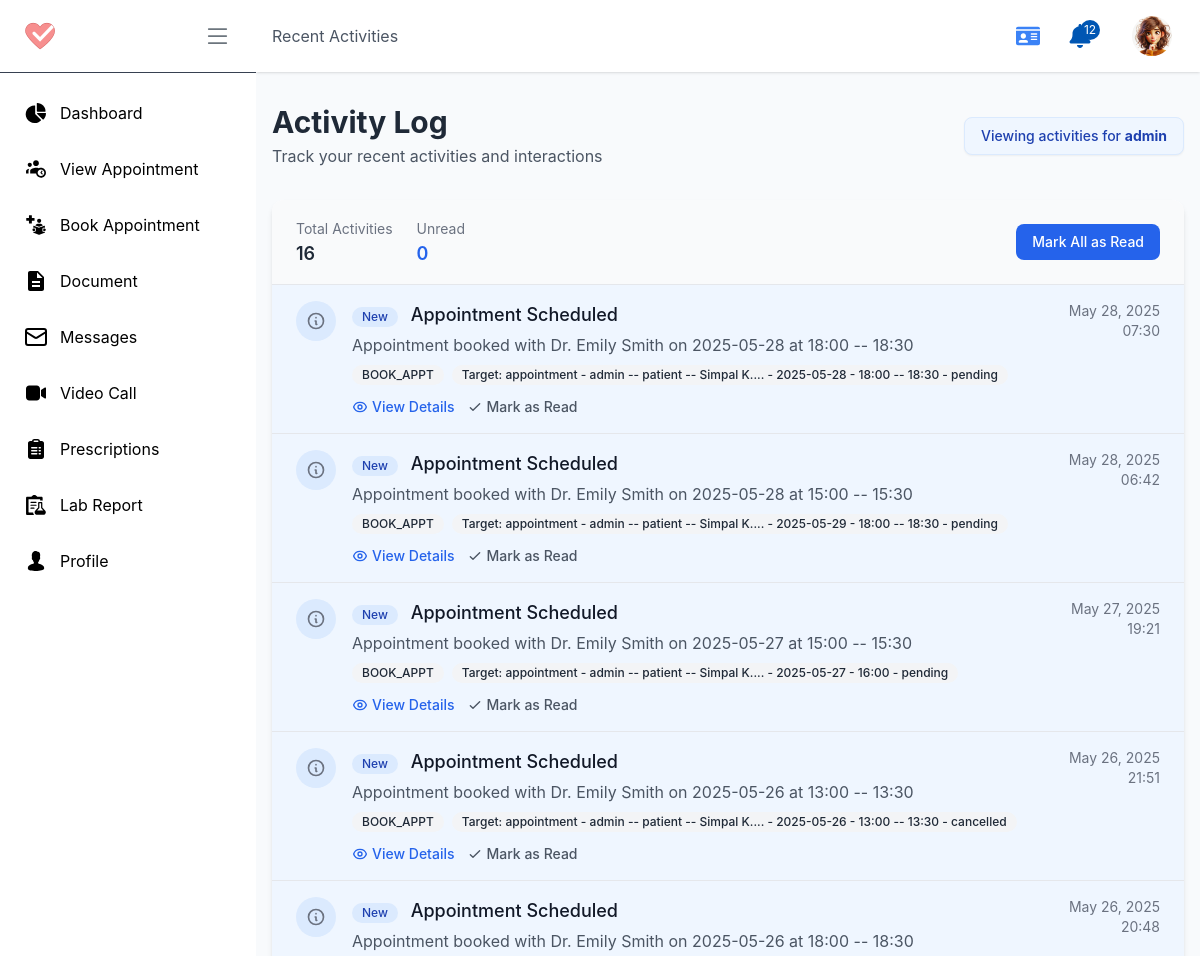
Before: /p/activities/ (signed in, upper part) with the older database file.
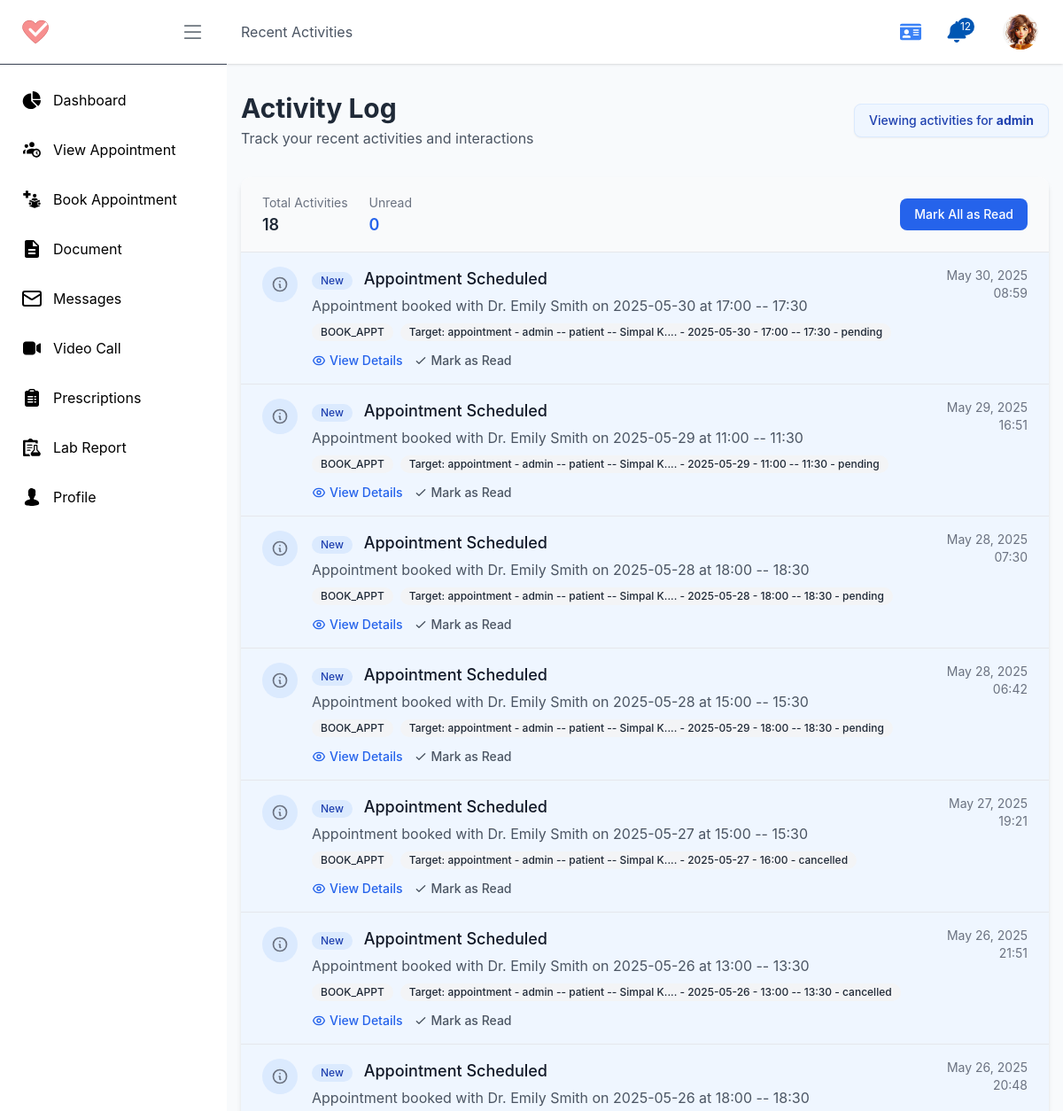
After: the same page with the newer database file.
### account/models.py (models this page shows, shortened)
class ActivityLog(models.Model):
    profile = models.ForeignKey(Profile, on_delete=models.CASCADE, related_name="activity_logs")
    action = models.CharField(max_length=50)
    title = models.CharField(max_length=255, blank=True)
    description = models.TextField(blank=True)
    timestamp = models.DateTimeField(auto_now_add=True)
    viewed = models.BooleanField(default=False)
    target_content_type = models.ForeignKey(
        ContentType, on_delete=models.CASCADE, null=True, blank=True
    )
    target_object_id = models.PositiveIntegerField(null=True, blank=True)
    target = GenericForeignKey("target_content_type", "target_object_id")
    class Meta:
        ordering = ["-timestamp"]
    def get_target_display(self):
        if self.target_content_type:
            return f"{self.target_content_type.model} - {self.target}"
        return "No target"

class Profile(models.Model):
    user = models.OneToOneField(User, on_delete=models.CASCADE, related_name="profile")
    role = models.CharField(max_length=10, choices=USER_ROLES, default='patient')
    profile_pic = models.ImageField(upload_to='profile_pictures/', default='profile_pictures/default.jpg')
    phone_regex = RegexValidator(regex=r'^\+?1?\d{9,15}$', message="Phone number must be entered in the format: '+999999999'. Up to 15 digits allowed.")
    ph_number = models.CharField(validators=[phone_regex], max_length=16, blank=True) # validators should be a list
    address = models.CharField(max_length=255, blank=True)
    date_of_birth = models.DateField(null=True, blank=True)
    gender = models.CharField(max_length=10, choices=[('male', 'Male'), ('female', 'Female'), ('other', 'Other')], blank=True)
    email_notification = models.BooleanField(default=True)
    sms_notification = models.BooleanField(default=True)
    reminders = models.BooleanField(default=True)
    created_at = models.DateTimeField(auto_now_add=True)
    updated_at = models.DateTimeField(auto_now=True)
    is_active = models.BooleanField(default=True)
    is_verified = models.BooleanField(default=False)
    def __str__(self):
        return f"{self.user.username} -- {self.role} -- {self.user.first_name}"

### patient/models.py (models this page shows)
class Appointment(models.Model):
    APPOINTMENT_TYPES =  [
        ('general_consultation', 'General Consultation'),
        ('follow_up_visit', 'Follow-up Visit'),
        ('online_consultation', 'Online Consultation'),
        ('offline_consultation', 'Offline Consultation'),
    ]
    uuid = models.UUIDField(default=uuid.uuid4, editable=True)
    profile = models.ForeignKey(Profile, on_delete=models.CASCADE, related_name="patients_appointments", help_text=" Patient Profile")
    doctor = models.ForeignKey(DoctorProfile, on_delete=models.SET_NULL, related_name="patients_appointments", blank=True, null=True)
    appointment_type = models.CharField(max_length=50, choices=APPOINTMENT_TYPES, default='general_consultation')
    time_slot = models.ForeignKey(AppointmentTimeSlot, on_delete=models.SET_NULL, related_name="patients_appointments", blank=True, null=True)
    appointment_date = models.DateField()
    appointment_time_str = models.CharField(max_length=50, blank=True)
    file = models.FileField(upload_to='appointment_files/', blank=True)
    reason = models.TextField(blank=True)
    STATUS_TYPE = [
        ('pending', 'Pending'),
        ('confirmed', 'Confirmed'),
        ('cancelled', 'Cancelled'),
        ('completed', 'Completed')
    ]
    status = models.CharField(max_length=50,  choices=STATUS_TYPE, default='pending')
    cancled_by = models.ForeignKey(Profile, on_delete=models.SET_NULL, related_name="cancelled_appointments", blank=True, null=True)
    cancel_reason = models.TextField(blank=True, null=True)
    confirm_by = models.ForeignKey(Profile, on_delete=models.SET_NULL, related_name="confirmed_appointments", blank=True, null=True)
    created_at = models.DateTimeField(auto_now_add=True, blank=True)
    updated_at = models.DateTimeField(auto_now=True, blank=True)
    def __str__(self):
        return f"{self.profile} - {self.appointment_date} - {self.appointment_time_str} - {self.status}"

### patient/views.py (the view)
# urls.py: path('activities/', p_activities, name='activities'),
@login_required_with_message(login_url='account:login', message="You need to log in to View your Activities.")
def p_activities(request: HttpRequest):
    profile: Profile = request.user.profile
    activities = ActivityLog.objects.filter(profile=profile).order_by('-timestamp')
    context = {
        'profile': profile,
        'activities': activities,
    }
    return render(request, 'pages/patient/activities.html', context)

### account/views.py (called while the page is built)
def login_required_with_message(function=None, login_url=None, message=None):
    def decorator(view_func):
        @wraps(view_func)
        def _wrapped_view(request, *args, **kwargs):
            if not request.user.is_authenticated:
                print("User is not authenticated.")
                if message:
                    messages.warning(request, message)
                return redirect(login_url or 'account:login')
            return view_func(request, *args, **kwargs)
        return _wrapped_view
    if function:
        return decorator(function)
    return decorator

### home/templatetags/url_resolver.py (called while the page is built)
@register.simple_tag
def role_to_url(role, destination):
    try:
        return reverse(f"{role}:{destination}")
    except NoReverseMatch:
        return "#"  # fallback URL if the view is not found

### patient/models.py (called while the page is built)
    def __str__(self):
        return f"{self.nick_name}"

### templates/pages/patient/activities.html (shortened to what the changed rows need)
{% extends "pages/patient/P_base.html" %}
{% load static %}
{% block content %}
<div class="container mx-auto px-4 py-8 max-w-6xl">
    <div class="mb-8 flex justify-between items-center">
        <div>
            <h1 class="text-3xl font-bold text-gray-800">Activity Log</h1>
        </div>
    </div>
    <div class="bg-white rounded-xl shadow-md overflow-hidden">
        <div class="bg-gray-50 px-6 py-4 border-b border-gray-200">
            <div class="flex flex-wrap justify-between items-center">
                <div class="flex space-x-6">
                    <div>
                        <span class="text-gray-500 text-sm">Total Activities</span>
                        <p class="text-lg font-semibold text-gray-800">{{ activities|length }}</p>
                    </div>
                </div>
            </div>
        </div>
        <div class="divide-y divide-gray-200">
            {% for activity in activities %}
                <div class="px-6 py-4 {% if not activity.viewed %}bg-blue-50{% endif %} hover:bg-gray-50 transition duration-150">
                    <div class="flex items-start">
                        <div class="h-10 w-10 rounded-full bg-{% if not activity.viewed %}blue{% else %}gray{% endif %}-100 flex items-center justify-center flex-shrink-0">
                            {% if "create" in activity.action|lower or "add" in activity.action|lower %}
                                <svg class="h-5 w-5 text-green-500" fill="none" stroke="currentColor" viewBox="0 0 24 24" xmlns="http://www.w3.org/2000/svg">
                                    <path stroke-linecap="round" stroke-linejoin="round" stroke-width="2" d="M12 6v6m0 0v6m0-6h6m-6 0H6"></path>
                                </svg>
                            {% elif "delete" in activity.action|lower or "remove" in activity.action|lower %}
                                <svg class="h-5 w-5 text-red-500" fill="none" stroke="currentColor" viewBox="0 0 24 24" xmlns="http://www.w3.org/2000/svg">
                                    <path stroke-linecap="round" stroke-linejoin="round" stroke-width="2" d="M19 7l-.867 12.142A2 2 0 0116.138 21H7.862a2 2 0 01-1.995-1.858L5 7m5 4v6m4-6v6m1-10V4a1 1 0 00-1-1h-4a1 1 0 00-1 1v3M4 7h16"></path>
                                </svg>
                            {% else %}
                                <svg class="h-5 w-5 text-gray-500" fill="none" stroke="currentColor" viewBox="0 0 24 24" xmlns="http://www.w3.org/2000/svg">
                                    <path stroke-linecap="round" stroke-linejoin="round" stroke-width="2" d="M13 16h-1v-4h-1m1-4h.01M21 12a9 9 0 11-18 0 9 9 0 0118 0z"></path>
                                </svg>
                            {% endif %}
                        </div>
                        <div class="ml-4 flex-1">
                            <div class="flex justify-between items-start">
                                <div>
                                    <h3 class="text-lg font-medium text-gray-900">
                                        {% if not activity.viewed %}
                                            <span class="inline-flex items-center px-2.5 py-0.5 rounded-full text-xs font-medium bg-blue-100 text-blue-800 mr-2">
                                                New
                                            </span>
                                        {% endif %}
                                        {{ activity.title|default:activity.action }}
                                    </h3>
                                    {% if activity.description %}
                                        <p class="mt-1 text-gray-600">{{ activity.description|truncatechars:120 }}</p>
                                    {% endif %}
                                </div>
                                <span class="text-sm text-gray-500 whitespace-nowrap ml-4">
                                    {{ activity.timestamp|date:"M d, Y" }}
                                    <span class="block text-right">{{ activity.timestamp|time:"H:i" }}</span>
                                </span>
                            </div>
                            <div class="mt-2 flex flex-wrap gap-2">
                                <span class="inline-flex items-center px-2.5 py-0.5 rounded-full text-xs font-medium bg-gray-100 text-gray-800">
                                    {{ activity.action }}
                                </span>
                                {% if activity.target %}
                                <span class="inline-flex items-center px-2.5 py-0.5 rounded-full text-xs font-medium bg-gray-100 text-gray-800">
                                    Target: {{ activity.get_target_display }}
                                </span>
                                {% endif %}
                            </div>
                            <div class="mt-3 flex items-center space-x-3">
                                <a href="#" class="text-sm text-blue-600 hover:text-blue-800 font-medium flex items-center">
                                    View Details
                                </a>
                                {% if not activity.viewed %}
                                <a href="#" class="text-sm text-gray-600 hover:text-gray-800 font-medium flex items-center">
                                    <svg class="h-4 w-4 mr-1" fill="none" stroke="currentColor" viewBox="0 0 24 24" xmlns="http://www.w3.org/2000/svg">
                                        <path stroke-linecap="round" stroke-linejoin="round" stroke-width="2" d="M5 13l4 4L19 7"></path>
                                    </svg>
                                    Mark as Read
                                </a>
                                {% endif %}
                            </div>
                        </div>
                    </div>
                </div>
            {% endfor %}
        </div>
    </div>
</div>
{% endblock %}

Changed rows visible on the page:
added ActivityLog: viewed "New", title "Appointment Scheduled", description "Appointment booked with Dr. Emily Smith on 2025-05-30 at 17:00 -- 17:30", timestamp "May 30, 2025", timestamp "08:59", action "BOOK_APPT", target "appointment - admin -- patient -- Simpal K.... - 2025-05-30 - 17:00 -- 17:30 - pending"
added ActivityLog: viewed "New", title "Appointment Scheduled", description "Appointment booked with Dr. Emily Smith on 2025-05-29 at 11:00 -- 11:30", timestamp "May 29, 2025", timestamp "16:51", action "BOOK_APPT", target "appointment - admin -- patient -- Simpal K.... - 2025-05-29 - 11:00 -- 11:30 - pending"
changed through a linked row, ActivityLog: target "appointment - admin -- patient -- Simpal K.... - 2025-05-27 - 16:00 - pending" → "appointment - admin -- patient -- Simpal K.... - 2025-05-27 - 16:00 - cancelled"
Other visible differences:
{{ activities|length }}: "16" → "18"
